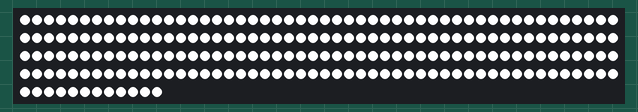
Recording of a sketch running on a simulated Arduino Uno, built with avr-gcc and run on an emulated ATmega328P. On the bench: 212 RGB LEDs in strip order, left to right, continuing on the next row. What the sketch prints to the serial monitor is not drawn.

Above: at 0.1 s.

The sketch:

set_led.ino
```cpp
/* Sets a single LED based on Serial input.
 * Intended for locating the grid points.
 */

#include <PololuLedStrip.h>

// Create an ledStrip object and specify the pin it will use.
PololuLedStrip<8> ledStrip;

// Create a buffer for holding the colors (3 bytes per color).
const int LED_COUNT=212;
rgb_color colors[LED_COUNT];

void setup()
{
  // Start up the serial port, for communication with the PC.
  Serial.begin(19200);
  Serial.println("Ready to receive colors.");

        // Update the colors buffer.
        rgb_color blank;
        blank.red = 255;
        blank.green = 255;
        blank.blue = 255;

      for(uint16_t i = 0; i < LED_COUNT; i++)
      {
        colors[i] = blank;
      }

      // Write to the LED strip.
      ledStrip.write(colors, LED_COUNT);

}


rgb_color rgb(uint16_t r, uint16_t g, uint16_t b)
{
    rgb_color c;

    // That's right. The red and green in the rgb_color object is reversed for our strip.
    c.red = g;
    c.green = r;
    c.blue = b;

    return c;
}

const rgb_color BLANK = rgb(0, 0, 0);
const rgb_color WHITE = rgb(100, 100, 100);
const rgb_color RED = rgb(100, 0, 0);
const rgb_color GREEN = rgb(0, 100, 0);
const rgb_color BLUE = rgb(0, 0, 100);
const rgb_color PURPLE = rgb(100, 0, 100);
const rgb_color YELLOW = rgb(100, 100, 0);

const rgb_color color_loop[5] = { BLANK, WHITE, RED, GREEN, BLUE };
int color_idx = 0;
int idx = 0;

void loop()
{
  if (Serial.available())
  {
    idx = Serial.parseInt();

    while (Serial.available()) {
      Serial.read();
    }
 } else {
    delay(500);
 }

    color_idx++;
    color_idx %= 5;


    for(uint16_t i = 0; i < LED_COUNT; i++)
    {
    	if (i == idx) {
              colors[i] = color_loop[color_idx];
    	} else {
    	  colors[i] = BLANK;
    	}
    }

    ledStrip.write(colors, LED_COUNT);


}
```
